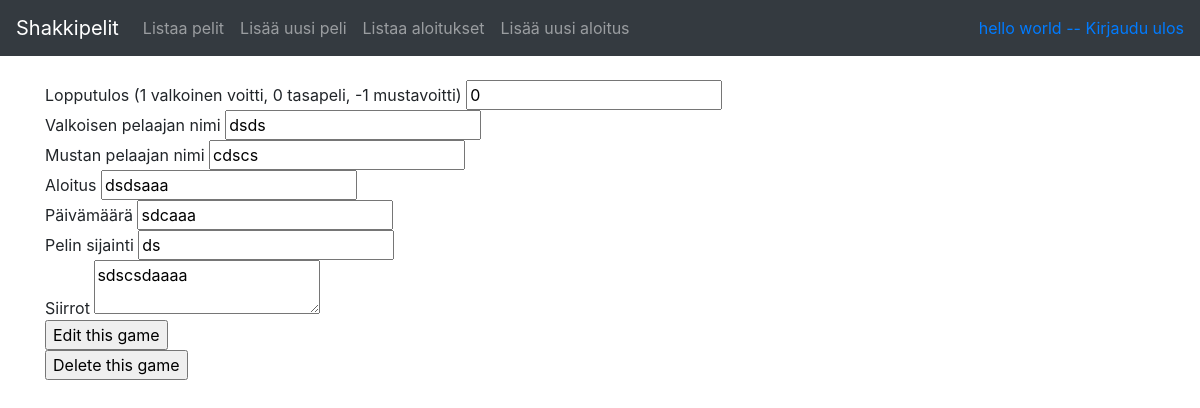
Before: /games/1/edit (signed in) with the older database file.
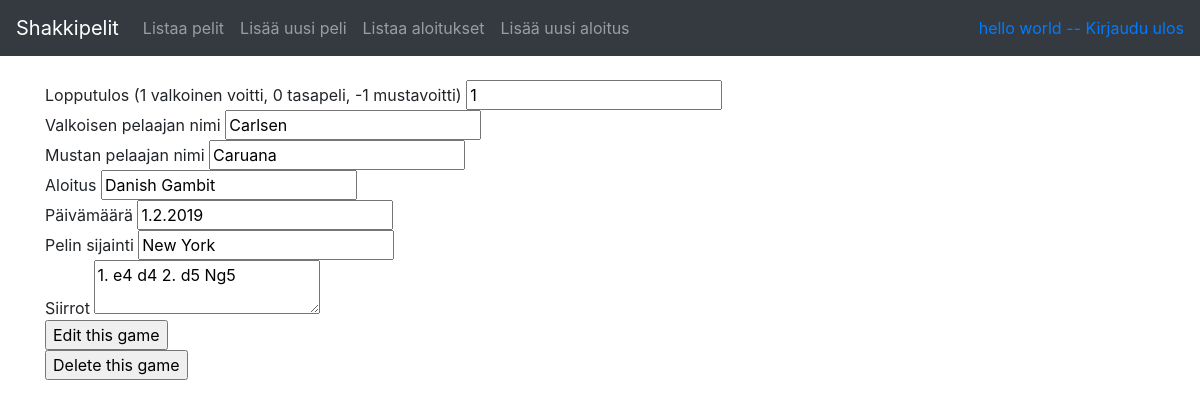
After: the same page with the newer database file.
### app/games/models.py (models this page shows, shortened)
class Game(db.Model):
    id = db.Column(db.Integer, primary_key=True)
    date_created = db.Column(db.DateTime, default=db.func.current_timestamp())
    date_modified = db.Column(db.DateTime, default=db.func.current_timestamp(),
    onupdate=db.func.current_timestamp())
    white_player = db.Column(db.String(144), nullable=False)
    black_player = db.Column(db.String(144), nullable=False)
    game_date = db.Column(db.String(144), nullable=False)
    game_location = db.Column(db.String(144), nullable=True)
    result = db.Column(db.Integer, nullable=True) # 1 for white, 0 for draw, -1 for black
    opening = db.Column(db.String(144), nullable=True)
    moves = db.Column(db.String(1000), nullable=True)
    account_id = db.Column(db.Integer, db.ForeignKey('account.id'), nullable=False)

### app/games/views.py (the view)
@app.route("/games/<game_id>/edit", methods=["GET"])
@login_required
def game_edit_view(game_id):
    return render_template("games/edit.html", game = Game.query.get(game_id))

### app/__init__.py (called while the page is built)
@login_manager.user_loader
def load_user(user_id):
    return User.query.get(user_id)

### app/templates/games/edit.html
{% extends "layout.html" %}
{% block body %}
<div>
  <form method="POST" action="{{ url_for('game_edit', game_id=game.id) }}" id="form1">
    <span>Lopputulos (1 valkoinen voitti, 0 tasapeli, -1 mustavoitti)</span>
    <input type="text" name="result" value="{{ game.result }}"/><br/>
    <span>Valkoisen pelaajan nimi</span>
    <input name="whitePlayer" value="{{ game.white_player }}"/><br/>
    <span>Mustan pelaajan nimi</span>
    <input name="blackPlayer" value="{{ game.black_player }}"/><br/>
    <span>Aloitus</span>
    <input type="text" name="opening" value="{{ game.opening }}"/><br/>
    <span>Päivämäärä</span>
    <input type="text" name="game_date" value="{{ game.game_date }}"/><br/>
    <span>Pelin sijainti</span>
    <input type="text" name="game_location" value="{{ game.game_location }}"/><br/>
    <span>Siirrot</span>
    <textarea type="text" name="moves">{{ game.moves }}</textarea><br/>
    <input type="submit" value="Edit this game" form="form1"/>
  </form>
</div>
<div>
  <form method="POST" action="{{ url_for('game_delete', game_id=game.id) }}" id="form2">
    <input type="submit" value="Delete this game" form="form2"/>
  </form>
</div>
{% endblock %}

Changed rows visible on the page:
changed Game: result "0" → "1"; whitePlayer "dsds" → "Carlsen"; blackPlayer "cdscs" → "Caruana"; opening "dsdsaaa" → "Danish Gambit"; game_date "sdcaaa" → "1.2.2019"; game_location "ds" → "New York"; moves "sdscsdaaaa" → "1. e4 d4 2. d5 Ng5"
